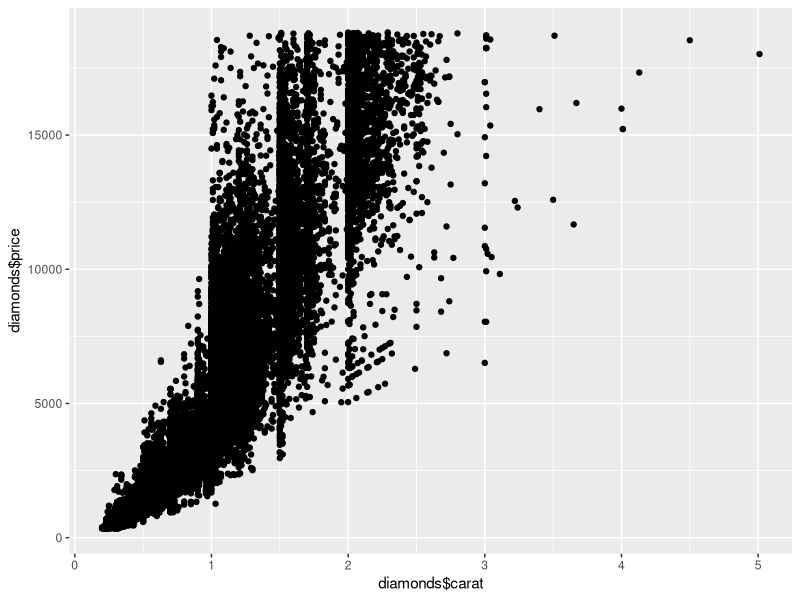
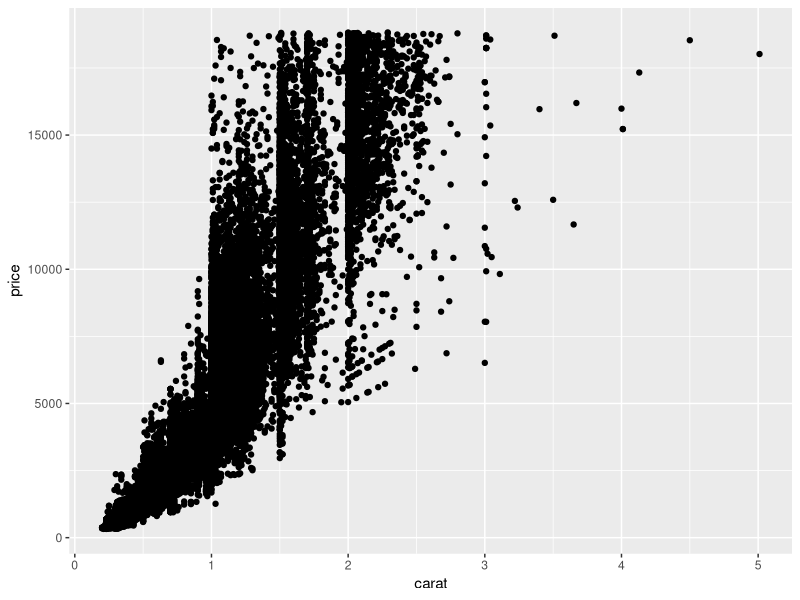
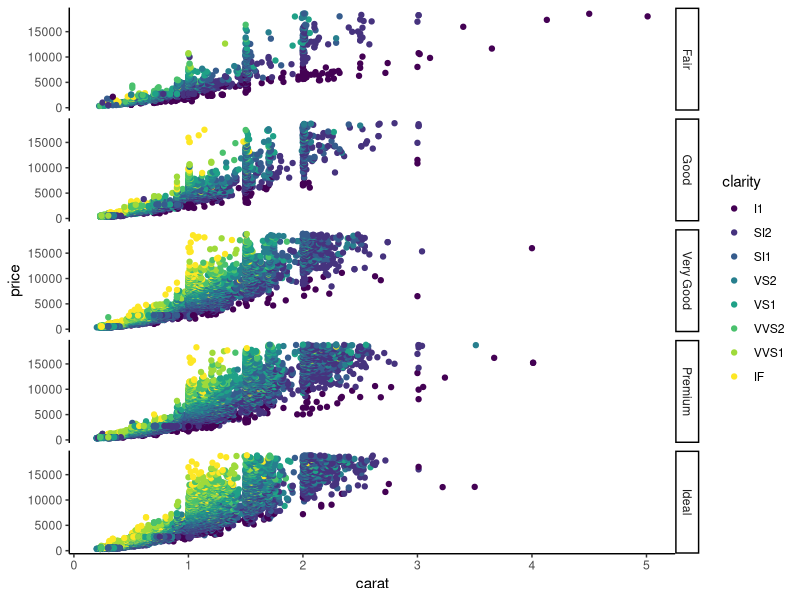
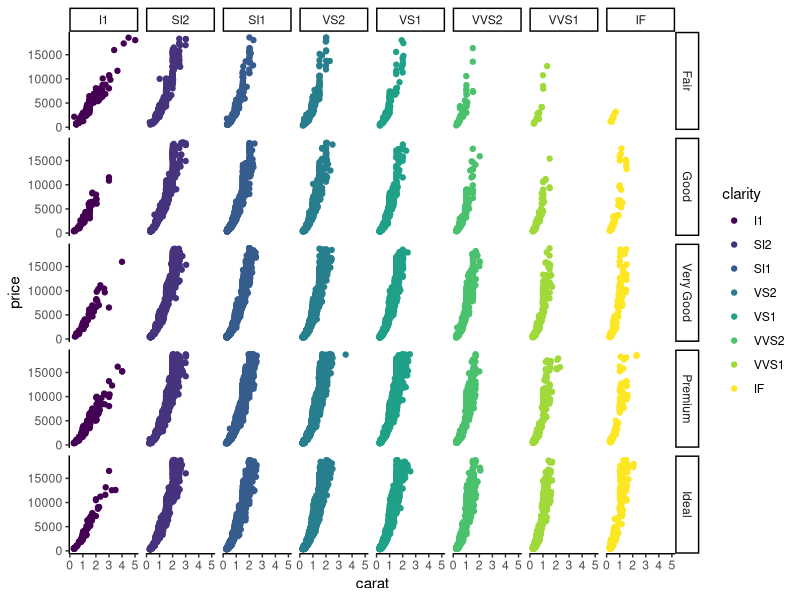
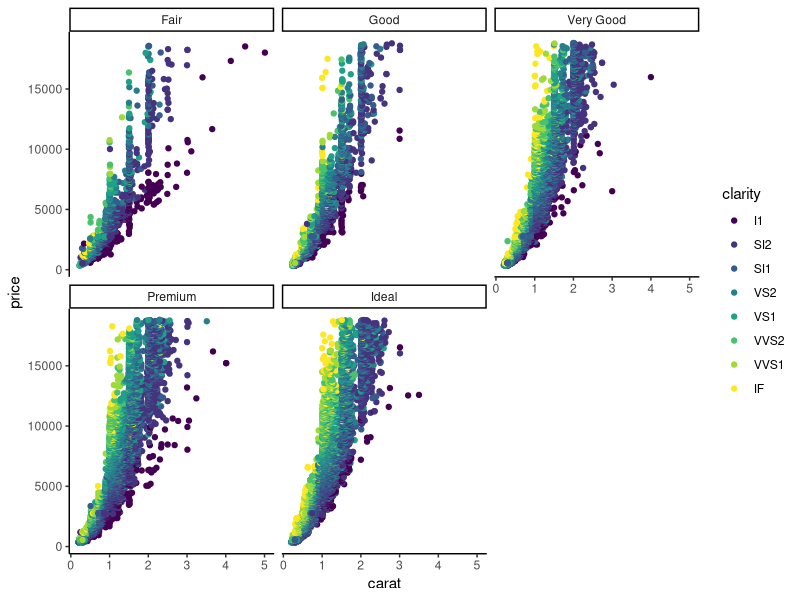
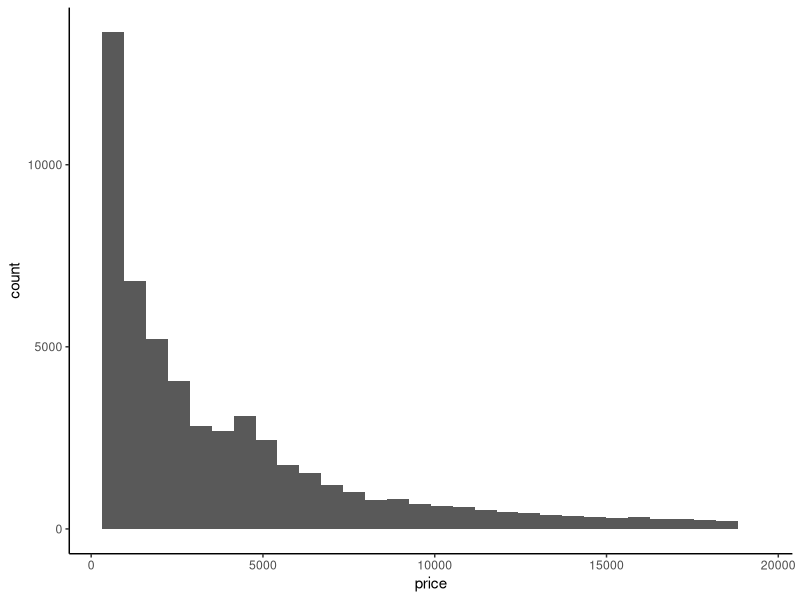
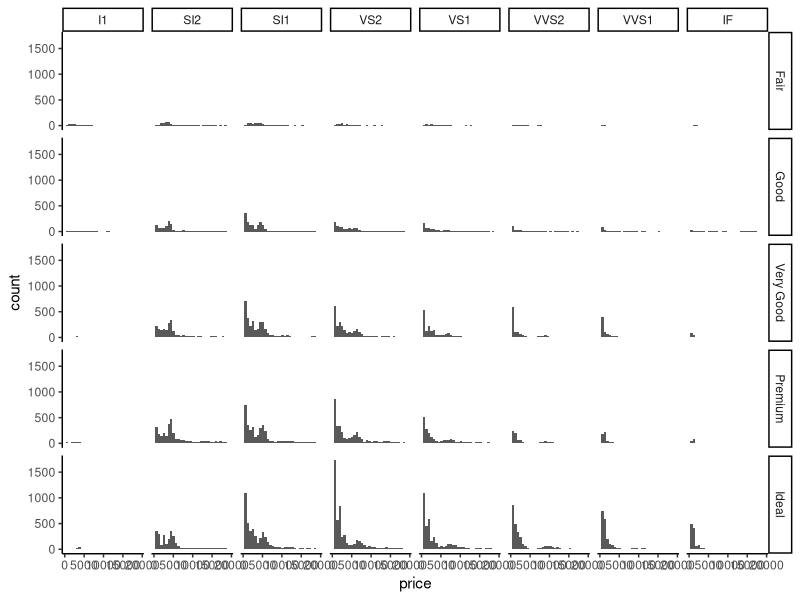
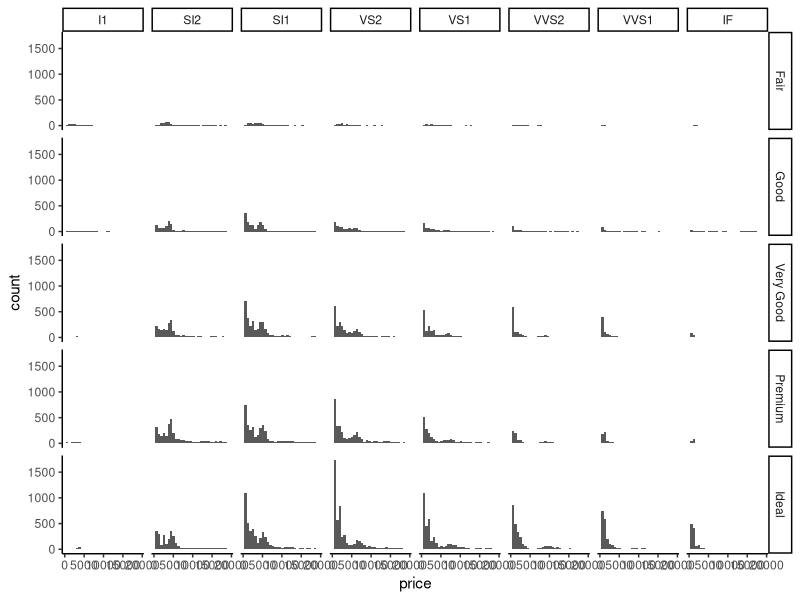

The R source for these figures, in order:
## ---- chunk 1
library(ggplot2)
## ---- chunk 2
head(diamonds)
qplot(diamonds$carat, diamonds$price)
## ---- chunk 3
qplot(carat,price,data=diamonds)
## ---- chunk 4
ggplot(diamonds, aes(x=carat, y=price, color=clarity)) +
  theme_classic()+
  geom_point() +
  facet_grid(cut~.)
## ---- chunk 5
ggplot(diamonds, aes(x=carat, y=price, color=clarity)) +
  theme_classic()+
  geom_point() +
  facet_grid(cut~clarity)
## ---- chunk 6
ggplot(diamonds, aes(x=carat, y=price, color=clarity)) +
  theme_classic()+
  geom_point() +
  facet_wrap(~cut)
## ---- chunk 7
ggplot(diamonds, aes(x=price)) +
  theme_classic()+
  geom_histogram() 
## ---- chunk 8
ggplot(diamonds, aes(x=price)) +
  theme_classic() +
  geom_histogram() +
  facet_grid(cut ~ clarity)
## ---- chunk 9
ggplot(diamonds, aes(x=price)) +
  theme_classic() +
  geom_histogram() +
  facet_grid(cut ~ clarity)
## ---- chunk 10
d <- ggplot(diamonds, aes(x=carat, y=price)) # first you set the aesthetic and dataset
d + geom_point() # then you add geoms
d + geom_point(aes(colour = carat)) # and you can keep doing this to add layers to the plot
## ---- chunk 11
d <- ggplot(diamonds, aes(x=carat, y=price)) + # first you set the aesthetic and dataset
  geom_point() + # then you add geoms
  geom_point(aes(colour = carat)) # and you can keep doing this to add layers to the plot
d
## ---- chunk 12
d <- ggplot(diamonds ) + # first you set the aesthetic and dataset
  theme_classic() + 
  geom_histogram(aes(x=price))
d
## ---- chunk 13
library(tidyr)
library(dplyr)

sem <- function(x) {sd(x) / sqrt(length(x))}
ci95 <- function(x) {sem(x) * 1.96}
## ---- chunk 14
setwd("~/ESmith_psych254/analyses")
subinfo <- read.csv("../data/sklar_expt6_subinfo_corrected.csv")
d.a <- read.csv("../data/sklar_expt6a_corrected.csv")
d.b <- read.csv("../data/sklar_expt6b_corrected.csv")
## ---- chunk 15
d.a <- d.a %>%
  gather(id,time,
         X1:X21)
d.b <- d.b %>%
  gather(id,time,
         X22:X42)
## ---- chunk 16
d <- bind_rows(d.a,d.b)
## ---- chunk 17
d$id <- gsub("X","",d$id) # get rid of X's to merge
d <- merge(subinfo,d,by.x="subid","id") # join is much faster- look into this
## ---- chunk 18
d$presentation.time <- factor(d$presentation.time)
d$operand <- factor(d$operand)
levels(d$operand) <- c("addition","subtraction")
## ---- chunk 19
hist(d$time)
hist(d$time[d$time > 400 & d$time < 1000])
## ---- chunk 20
stem(d$time[d$time >600 & d$time <800])

663-627
699-663
#etc.
## ---- chunk 21
# First let's check out the relationship between the subjective and objective primes
ggplot(subinfo,aes(x=subjective.test,y=objective.test)) +
  geom_point() +
  theme_classic()
## ---- chunk 22
summary(lm(objective.test ~ as.factor(subjective.test), data=subinfo))
## ---- chunk 23
ds <- d %>%
  filter(subjective.test == 0 &
         objective.test < .6) 
## ---- chunk 24
# first we aggregate by subject by taking their mean scores from incongruent and congruent
p1 <- ds %>%
  group_by(subid,presentation.time,congruent,operand) %>%
  summarize(time = mean(time,na.rm=T)) %>%
  spread(congruent,time) %>%
  mutate(diff = no - yes) %>%
  group_by(presentation.time,operand) %>%
  summarize(mean = mean(diff),
            sem = sem(diff),
            ci = ci95(diff))
## ---- chunk 25
ggplot(p1, aes(x=presentation.time, y=mean)) +
  theme_classic() +
  geom_bar(stat="identity") + 
  geom_errorbar(aes(ymax = mean + sem, ymin=mean - sem), width=1) +
  facet_grid(.~operand)
## ---- chunk 26
p2 <- ds %>%
  filter(operand == "subtraction") %>%
  group_by(subid,presentation.time,congruent) %>%
  summarize(time = mean(time,na.rm=T)) %>%
  spread(congruent,time) %>%
  mutate(diff = no - yes)

p2b <- merge(subinfo,p2)
summary(lm(diff ~ I(objective.test-.5),data=p2b)) # 
## ---- chunk 27
p3 <- d %>%
  group_by(subid,presentation.time,congruent,operand) %>%
  summarize(time = mean(time,na.rm=T)) %>%
  spread(congruent,time) %>%
  mutate(diff = no - yes) %>%
  group_by(presentation.time,operand) %>%
  summarize(mean = mean(diff),
            sem = sem(diff),
            ci = ci95(diff))
ggplot(p3, aes(x=presentation.time, y=mean)) +
  theme_classic() +
  geom_bar(stat="identity") + 
  geom_errorbar(aes(ymax = mean + sem, ymin=mean - sem), width=1) +
  facet_grid(.~operand)
## ---- chunk 28
p4 <- d %>%
  filter(subjective.test == 0) %>%
  group_by(subid,presentation.time,congruent,operand) %>%
  summarize(time = mean(time,na.rm=T)) %>%
  spread(congruent,time) %>%
  mutate(diff = no - yes) %>%
  group_by(presentation.time,operand) %>%
  summarize(mean = mean(diff),
            sem = sem(diff),
            ci = ci95(diff))
ggplot(p4, aes(x=presentation.time, y=mean)) +
  theme_classic() +
  geom_bar(stat="identity") + 
  geom_errorbar(aes(ymax = mean + sem, ymin=mean - sem), width=1) +
  facet_grid(.~operand)
## ---- chunk 29
p4b <- d %>%
  filter(subjective.test == 0 & operand == "subtraction") %>%
  group_by(subid,presentation.time,congruent,operand) %>%
  summarize(time = mean(time,na.rm=T)) %>%
  spread(congruent,time) %>%
  mutate(diff = no - yes) 

tt <- t.test(p4b$diff); tt
## ---- chunk 30
library(lme4)
library(lmerTest)
ps2 <- d %>% filter(subjective.test == 0)
summary(lmer(time ~ operand + congruent + (operand+congruent|subid), data=ps2))
## ---- chunk 31
summary(lmer(time ~ congruent + (congruent|subid), data=ps2)) 
pt(1.3,15,lower.tail=F)*2
